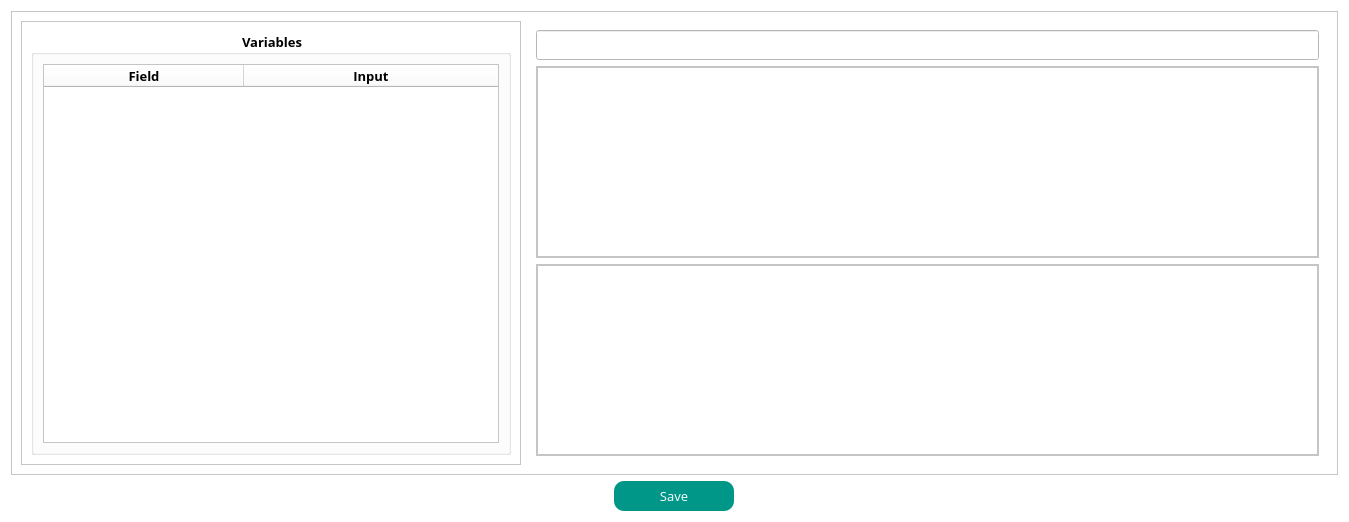
<?xml version="1.0" encoding="UTF-8"?>
<ui version="4.0">
 <class>Form</class>
 <widget class="QWidget" name="Form">
  <property name="geometry">
   <rect>
    <x>0</x>
    <y>0</y>
    <width>1349</width>
    <height>522</height>
   </rect>
  </property>
  <property name="windowTitle">
   <string>Edit Variable</string>
  </property>
  <property name="styleSheet">
   <string notr="true">background-color: rgb(255, 255, 255);</string>
  </property>
  <layout class="QGridLayout" name="gridLayout">
   <item row="1" column="0">
    <widget class="QWidget" name="widget_2" native="true">
     <property name="maximumSize">
      <size>
       <width>16777215</width>
       <height>30</height>
      </size>
     </property>
     <property name="baseSize">
      <size>
       <width>0</width>
       <height>0</height>
      </size>
     </property>
     <property name="font">
      <font>
       <family>Open Sans</family>
       <pointsize>10</pointsize>
      </font>
     </property>
     <layout class="QGridLayout" name="gridLayout_2">
      <property name="leftMargin">
       <number>0</number>
      </property>
      <property name="topMargin">
       <number>0</number>
      </property>
      <property name="rightMargin">
       <number>0</number>
      </property>
      <property name="bottomMargin">
       <number>0</number>
      </property>
      <item row="0" column="0">
       <widget class="QPushButton" name="Save">
        <property name="sizePolicy">
         <sizepolicy hsizetype="Expanding" vsizetype="Expanding">
          <horstretch>0</horstretch>
          <verstretch>0</verstretch>
         </sizepolicy>
        </property>
        <property name="minimumSize">
         <size>
          <width>120</width>
          <height>30</height>
         </size>
        </property>
        <property name="maximumSize">
         <size>
          <width>120</width>
          <height>30</height>
         </size>
        </property>
        <property name="font">
         <font>
          <family>Open Sans</family>
          <pointsize>10</pointsize>
          <stylestrategy>PreferAntialias</stylestrategy>
         </font>
        </property>
        <property name="styleSheet">
         <string notr="true">background-color:rgb(0,150,136);
color: rgb(255, 255, 255);
border-radius:10;</string>
        </property>
        <property name="text">
         <string>Save</string>
        </property>
       </widget>
      </item>
     </layout>
    </widget>
   </item>
   <item row="0" column="0">
    <widget class="QFrame" name="frame">
     <property name="font">
      <font>
       <family>Open Sans</family>
       <pointsize>10</pointsize>
      </font>
     </property>
     <property name="frameShape">
      <enum>QFrame::StyledPanel</enum>
     </property>
     <property name="frameShadow">
      <enum>QFrame::Raised</enum>
     </property>
     <layout class="QHBoxLayout" name="horizontalLayout">
      <item>
       <widget class="QScrollArea" name="Variables_2">
        <property name="maximumSize">
         <size>
          <width>500</width>
          <height>16777215</height>
         </size>
        </property>
        <property name="font">
         <font>
          <family>Open Sans</family>
          <pointsize>10</pointsize>
          <stylestrategy>PreferAntialias</stylestrategy>
         </font>
        </property>
        <property name="widgetResizable">
         <bool>true</bool>
        </property>
        <widget class="QWidget" name="variblesViewWidget_2">
         <property name="geometry">
          <rect>
           <x>0</x>
           <y>0</y>
           <width>498</width>
           <height>446</height>
          </rect>
         </property>
         <layout class="QVBoxLayout" name="verticalLayout_6">
          <item>
           <widget class="QGroupBox" name="variblesView_2">
            <property name="font">
             <font>
              <family>Open Sans</family>
              <pointsize>10</pointsize>
              <weight>75</weight>
              <bold>true</bold>
              <stylestrategy>PreferAntialias</stylestrategy>
             </font>
            </property>
            <property name="title">
             <string>Variables</string>
            </property>
            <property name="alignment">
             <set>Qt::AlignCenter</set>
            </property>
            <property name="flat">
             <bool>true</bool>
            </property>
            <property name="checkable">
             <bool>false</bool>
            </property>
            <layout class="QVBoxLayout" name="verticalLayout_7">
             <item>
              <widget class="QTableWidget" name="variableTable">
               <property name="font">
                <font>
                 <family>Open Sans</family>
                 <pointsize>10</pointsize>
                </font>
               </property>
               <attribute name="horizontalHeaderMinimumSectionSize">
                <number>100</number>
               </attribute>
               <attribute name="horizontalHeaderDefaultSectionSize">
                <number>200</number>
               </attribute>
               <attribute name="horizontalHeaderStretchLastSection">
                <bool>true</bool>
               </attribute>
               <attribute name="verticalHeaderMinimumSectionSize">
                <number>35</number>
               </attribute>
               <attribute name="verticalHeaderDefaultSectionSize">
                <number>35</number>
               </attribute>
               <column>
                <property name="text">
                 <string>Field</string>
                </property>
               </column>
               <column>
                <property name="text">
                 <string>Input</string>
                </property>
               </column>
              </widget>
             </item>
            </layout>
           </widget>
          </item>
         </layout>
        </widget>
       </widget>
      </item>
      <item>
       <widget class="QWidget" name="widget_6" native="true">
        <property name="font">
         <font>
          <family>Open Sans</family>
          <pointsize>10</pointsize>
          <stylestrategy>PreferAntialias</stylestrategy>
         </font>
        </property>
        <layout class="QVBoxLayout" name="verticalLayout_5">
         <item>
          <widget class="QLineEdit" name="Title">
           <property name="minimumSize">
            <size>
             <width>0</width>
             <height>30</height>
            </size>
           </property>
           <property name="maximumSize">
            <size>
             <width>16777215</width>
             <height>30</height>
            </size>
           </property>
           <property name="font">
            <font>
             <family>Open Sans</family>
             <pointsize>10</pointsize>
             <stylestrategy>PreferAntialias</stylestrategy>
            </font>
           </property>
          </widget>
         </item>
         <item>
          <widget class="QScrollArea" name="scrollArea_4">
           <property name="font">
            <font>
             <family>Open Sans</family>
             <pointsize>10</pointsize>
             <stylestrategy>PreferAntialias</stylestrategy>
            </font>
           </property>
           <property name="widgetResizable">
            <bool>true</bool>
           </property>
           <widget class="QWidget" name="scrollAreaWidgetContents_4">
            <property name="geometry">
             <rect>
              <x>0</x>
              <y>0</y>
              <width>785</width>
              <height>192</height>
             </rect>
            </property>
            <layout class="QGridLayout" name="gridLayout_8">
             <property name="leftMargin">
              <number>0</number>
             </property>
             <property name="topMargin">
              <number>0</number>
             </property>
             <property name="rightMargin">
              <number>0</number>
             </property>
             <property name="bottomMargin">
              <number>0</number>
             </property>
             <item row="0" column="0">
              <widget class="QTextEdit" name="NarrationPreview">
               <property name="font">
                <font>
                 <family>Open Sans</family>
                 <pointsize>10</pointsize>
                 <stylestrategy>PreferAntialias</stylestrategy>
                </font>
               </property>
              </widget>
             </item>
            </layout>
           </widget>
          </widget>
         </item>
         <item>
          <widget class="QScrollArea" name="scrollArea_5">
           <property name="font">
            <font>
             <family>Open Sans</family>
             <pointsize>10</pointsize>
             <stylestrategy>PreferAntialias</stylestrategy>
            </font>
           </property>
           <property name="widgetResizable">
            <bool>true</bool>
           </property>
           <widget class="QWidget" name="scrollAreaWidgetContents_5">
            <property name="geometry">
             <rect>
              <x>0</x>
              <y>0</y>
              <width>785</width>
              <height>192</height>
             </rect>
            </property>
            <layout class="QGridLayout" name="gridLayout_9">
             <property name="leftMargin">
              <number>0</number>
             </property>
             <property name="topMargin">
              <number>0</number>
             </property>
             <property name="rightMargin">
              <number>0</number>
             </property>
             <property name="bottomMargin">
              <number>0</number>
             </property>
             <item row="0" column="0">
              <widget class="QTextEdit" name="ResolutionPreview">
               <property name="font">
                <font>
                 <family>Open Sans</family>
                 <pointsize>10</pointsize>
                 <stylestrategy>PreferAntialias</stylestrategy>
                </font>
               </property>
              </widget>
             </item>
            </layout>
           </widget>
          </widget>
         </item>
        </layout>
       </widget>
      </item>
     </layout>
    </widget>
   </item>
  </layout>
 </widget>
 <resources/>
 <connections/>
</ui>
